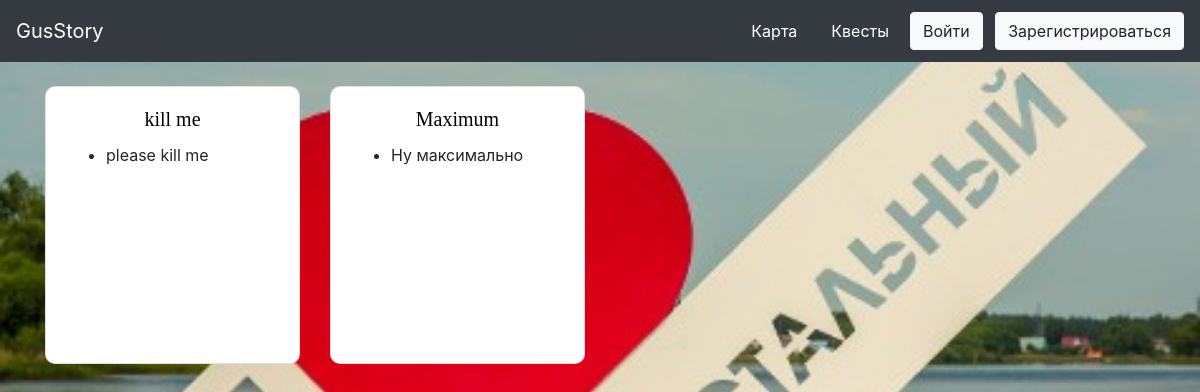
The app's page /quests, older data.
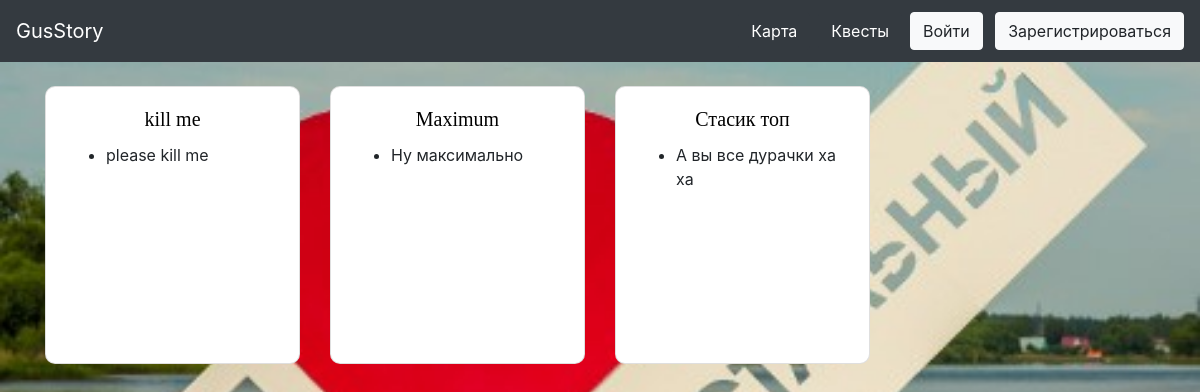
The same page, newer data.
### data/quests.py (models this page shows)
class Quests(SqlAlchemyBase, SerializerMixin, UserMixin):
    __tablename__ = 'quests'
    id = sqlalchemy.Column(sqlalchemy.Integer, primary_key=True, autoincrement=True)
    name = sqlalchemy.Column(sqlalchemy.String, nullable=True)
    points = sqlalchemy.Column(sqlalchemy.TEXT, nullable=True)
    questions = sqlalchemy.Column(sqlalchemy.TEXT, default="")
    answer = sqlalchemy.Column(sqlalchemy.TEXT, default="")

### main.py (the view)
@app.route('/quests')
def gus_quests():
    sessions = db_session.create_session()
    quest = sessions.query(quests.Quests)
    return render_template("quests.html", quests=quest)

### data/db_session.py (called while the page is built)
def create_session() -> Session:
    global __factory
    return __factory()

### templates/quests.html (shortened to what this page needs)
{% extends "base.html" %}
{% block content %}
<div class="container; mt-4">
    <div class="row">
        {% for quest in quests %}
        <div class="col-xl-3 col-lg-4 col-sm-6 col-xs-12">
            <div class="card mb-4" style="width: 100%; border-radius: 10px;">
                <div class="card-body">
                    <h5 class="card-title" align="center">{{quest.name}}</h5>
                    <div style="height: 200px;">
                        <ul>
                            {% for point in quest.points.split('\n')%}
                            <li>{{point}}</li>
                            {% endfor %}
                        </ul>
                    </div>
                </div>
            </div>
        </div>
        {% endfor %}
    </div>
</div>
{% endblock %}

### templates/base.html (shortened to what this page needs)
<!DOCTYPE html>
<html lang="ru">
<head>
    <link rel="stylesheet" type="text/css" href="../static/css/style.css">
    <link rel="stylesheet"
          href="https://cdn.jsdelivr.net/npm/bootstrap@4.5.3/dist/css/bootstrap.min.css"
>
</head>
<body style="background: center url(../static/img/fon1.jpg) fixed; background-size: cover;">
<div>
    <nav class="navbar navbar-expand-lg sticky-top navbar-dark bg-dark">
        <a class="navbar-brand" href="/"> GusStory </a>
        <div class="collapse navbar-collapse" id="navbarSupportedContent">
            <a class="btn btn-dark mr-2 mt-1 mb-1" href="/maps"> Карта </a>
            <a class="btn btn-dark mr-2 mt-1 mb-1" href="/quests"> Квесты </a>
            {% if not current_user.is_authenticated %}
            <div class="mt-1 mb-1">
                <a class="btn btn-light mr-2" href="/login"> Войти </a>
                <a class="btn btn-light" href="/register"> Зарегистрироваться </a>
            </div>
            {% else %}
            <a class="btn btn-light" href="/profile"> Личный кабинет </a>
            {% endif %}
        </div>
    </nav>
    <div class="container">
        {% block content %}
        {% endblock %}
    </div>
</div>
</body>
</html>

### static/css/style.css (style rules this page uses)
h5 { color: #000; font-family: ‘Times New Roman’, serif; font-size: 20px; font-weight: normal; line-height: 48px; margin: 0; }

Row changes from the older to the newer data that the page shows:
added Quests: name "Стасик топ", points "А вы все дурачки ха ха"
